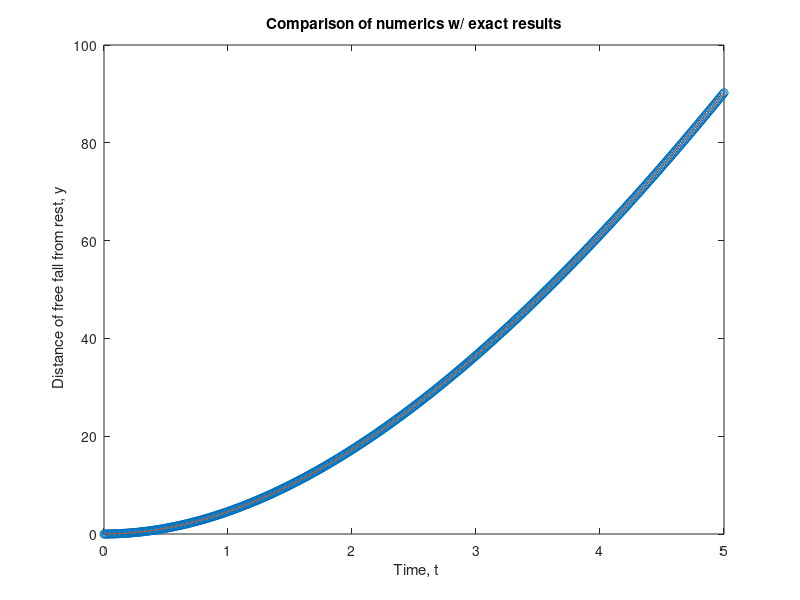

This chart was generated by the following MATLAB code:
k = 0.2;
g = 9.81;
dt = 0.01;

t(1) = 0.0;
v(1) = 0.0;
y(1) = 0.0;

for n = 1:1:500
    t(n+1) = t(n) + dt;
    v(n+1) = (v(n) + dt * (g - 0.5*k*v(n))) / (1. + dt*0.5*k);
    y(n+1) = y(n) + dt * 0.5 * (v(n+1) + v(n));
end

ye = (g/k).*t - (g/(k^2)).*(1 - exp(-k.*t));

plot(t,y,'o',t,ye)
title('Comparison of numerics w/ exact results')
xlabel(' Time, t')
ylabel(' Distance of free fall from rest, y')

disp('--');
fprintf(' y(t) = %f, ye(t) = %f at t = %f \n',...
    y(501), ye(501), t(501))